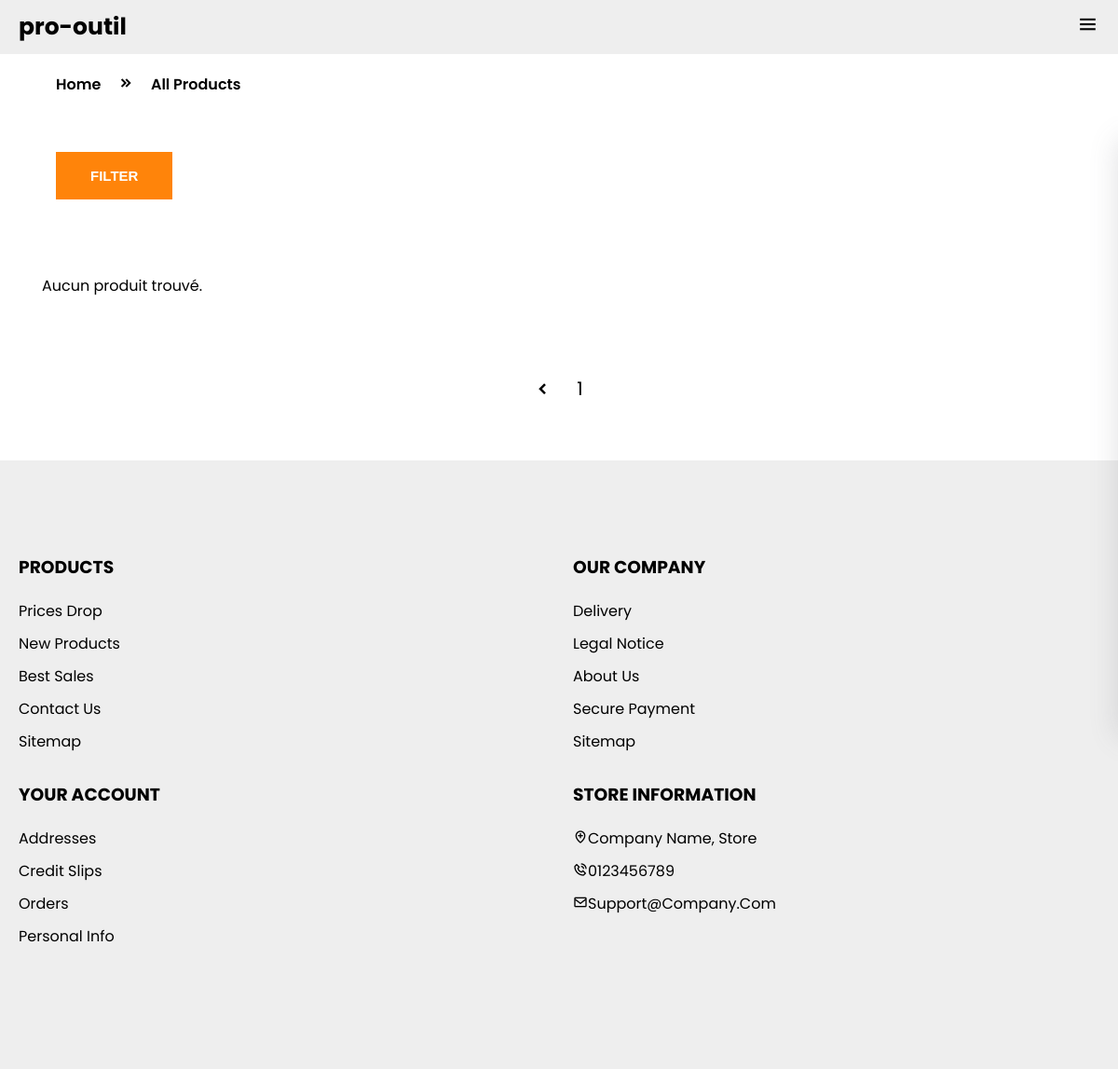
The page /products.php?page=2 on the database as committed earlier.
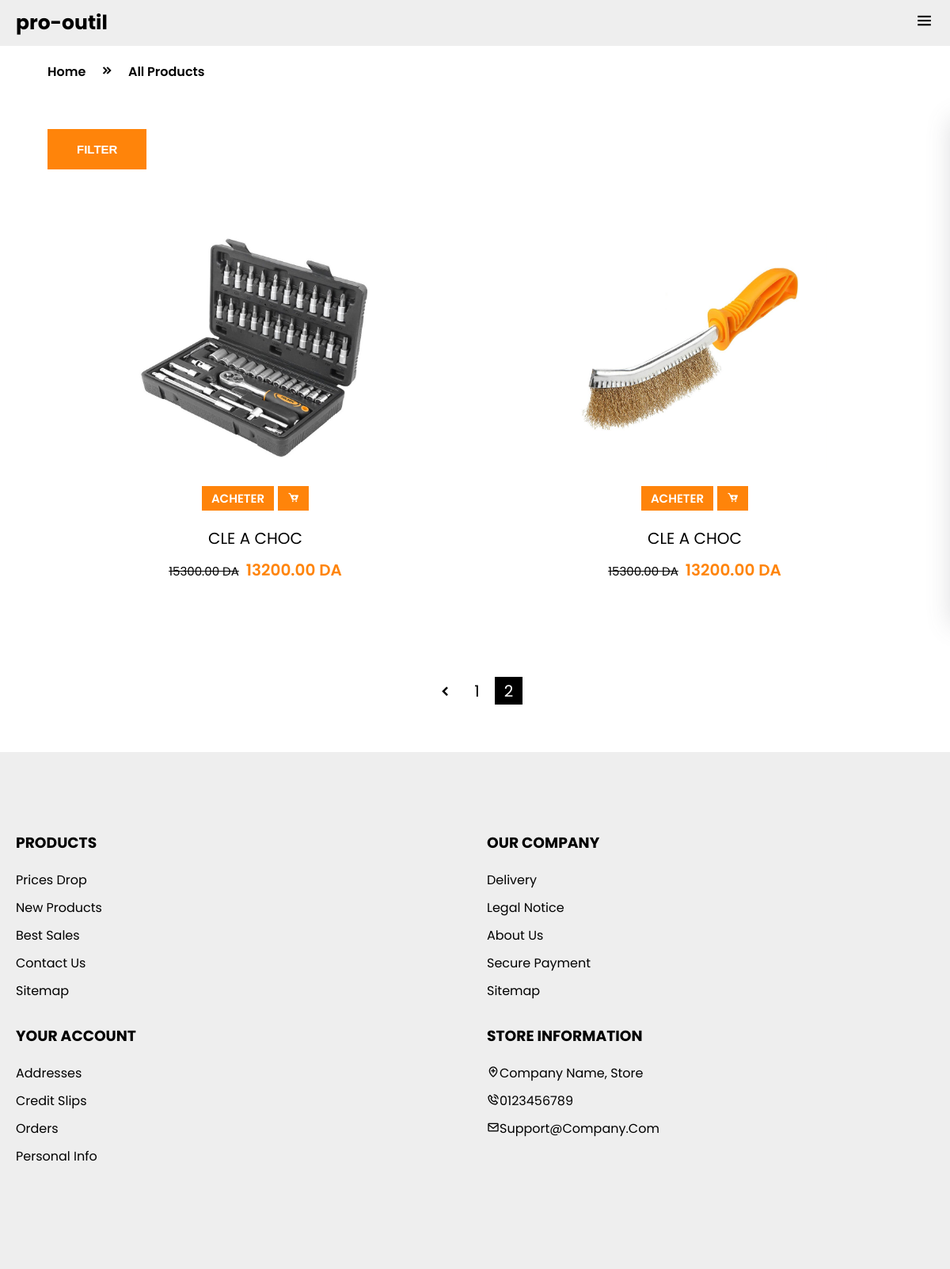
The same page on the database as committed later.
### tables this page shows
CREATE TABLE IF NOT EXISTS `outil` (
  `id_outil` int NOT NULL AUTO_INCREMENT,
  `nom` varchar(50) NOT NULL,
  `description` text NOT NULL,
  `ancien_prix` decimal(7,2) NOT NULL,
  `prix_actuel` decimal(7,2) NOT NULL,
  `image` varchar(255) NOT NULL,
  `marque` varchar(255) NOT NULL,
  PRIMARY KEY (`id_outil`)
);

### products.php (the view, shortened to what the changed rows need)
<!DOCTYPE html>
<html lang="en">
<head>
  <link href="https://unpkg.com/boxicons@2.0.7/css/boxicons.min.css" rel="stylesheet" />
  <link rel="stylesheet" href="index.css" />
</head>
<body>
  <div class="bg-main">
    <div class="container">
      <div class="box">
        <div class="row">
          <div class="col-9 col-md-12">
            <div class="section">
              <div class="container">
                <div class="row" id="latest-products">
                  <?php
                  $connection = new mysqli("localhost", "root", "", "base");
                  $items_per_page = 12;
                  $page = isset($_GET['page']) ? (int) $_GET['page'] : 1;
                  $offset = ($page - 1) * $items_per_page;
                  $query = "SELECT * FROM `outil` LIMIT $items_per_page OFFSET $offset";
                  $result = $connection->query($query);
                  if ($result->num_rows > 0) {
                    while ($row = $result->fetch_assoc()) {
                      $name = htmlspecialchars($row["nom"]);
                      $image = htmlspecialchars("uploads/" . $row["image"]);
                      $old_price = htmlspecialchars($row["ancien_prix"]);
                      $curr_price = htmlspecialchars($row["prix_actuel"]);
                      $id = htmlspecialchars($row["id_outil"]);
                      echo "<div class='col-3 col-md-6 col-sm-12'>
              <div class='product-card'>
                  <div class='product-card-img'>
                      <img src='$image' alt='$name'>
                      <img src='$image' alt='$name'>
                  </div>
                  <div class='product-card-info'>
                      <div class='product-btn'>
                      <a href='product-detail.php?id=$id' class='btn-flat btn-hover btn-shop-now'>Acheter</a>
                          <button class='btn-flat btn-hover btn-cart-add'>
                              <i class='bx bxs-cart-add'></i>
                          </button>
                      </div>
                      <div class='product-card-name'>
                          $name
                      </div>
                      <div class='product-card-price'>
                          <span><del>$old_price DA</del></span>
                          <span class='curr-price'>$curr_price DA</span>
                      </div>
                  </div>
              </div>
          </div>";
                    }
                  } else {
                    echo "Aucun produit trouvé.";
                  }
                  $total_query = "SELECT COUNT(*) AS total FROM `outil`";
                  $total_result = $connection->query($total_query);
                  $total_row = $total_result->fetch_assoc();
                  $total_items = $total_row['total'];
                  $total_pages = ceil($total_items / $items_per_page);
                  ?>
                </div>
              </div>
            </div>
            <div class="box">
              <ul class="pagination">
                <?php
                for ($i = 1; $i <= $total_pages; $i++) {
                  if ($i == $page) {
                    echo "<li><a class='active' href='products.php?page=$i'>$i</a></li>";
                  } else {
                    echo "<li><a href='products.php?page=$i'>$i</a></li>";
                  }
                }
                ?>
              </ul>
            </div>
          </div>
        </div>
      </div>
    </div>
  </div>
</body>
</html>

Rows that differ between the two databases and show on the page:
added outil: image (picture), nom "CLE A CHOC", ancien_prix "15300.00", prix_actuel "13200.00"
added outil: image (picture), nom "CLE A CHOC", ancien_prix "15300.00", prix_actuel "13200.00"
Other text that changed with them:
new list line: "2"
text no longer shown: "Aucun produit trouvé."
